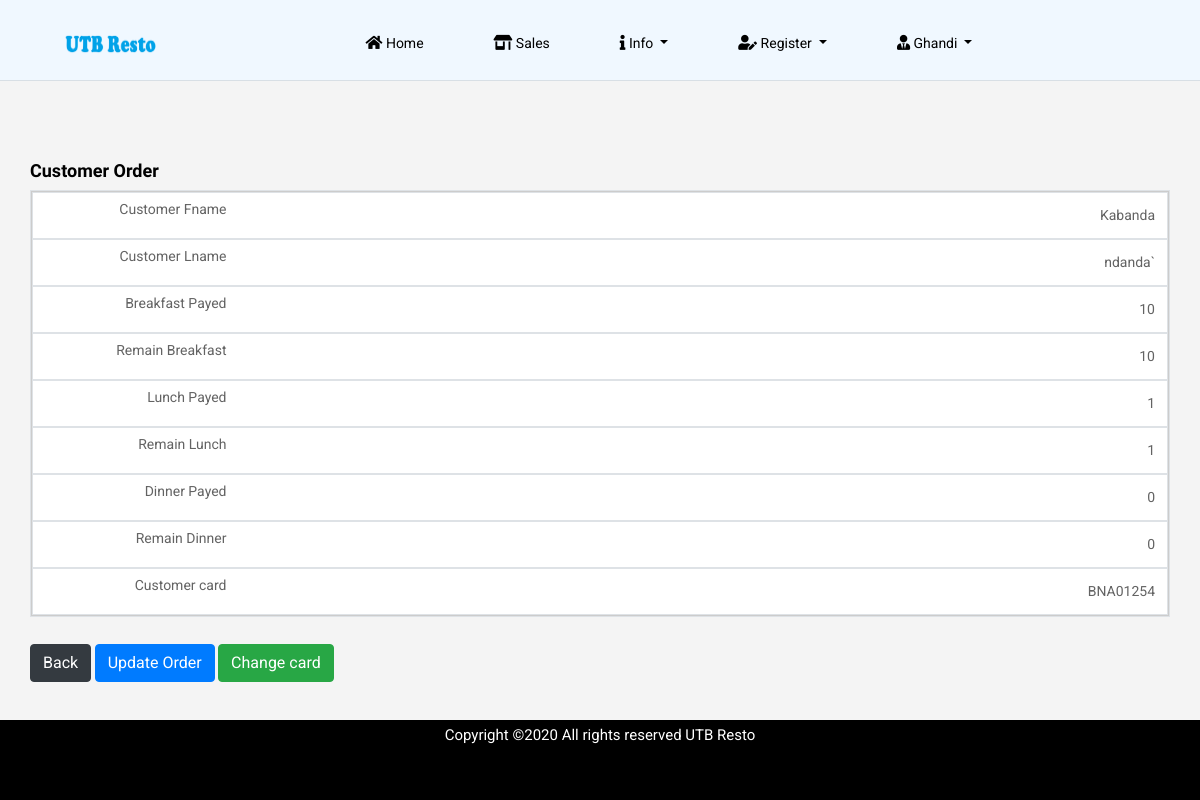
/single-customer.php?id=89 (signed in), run on the app's committed database.
### tables this page shows
CREATE TABLE `customers` (
  `customer_id` int(11) NOT NULL,
  `customer_fname` varchar(30) NOT NULL,
  `customer_lname` varchar(30) NOT NULL,
  `gender` varchar(6) NOT NULL,
  `dob` date NOT NULL,
  `register_date` timestamp NOT NULL DEFAULT CURRENT_TIMESTAMP ON UPDATE CURRENT_TIMESTAMP
);

CREATE TABLE `breakfast` (
  `breakfast_id` int(11) NOT NULL,
  `breakfast_counter` int(11) NOT NULL,
  `customer_id` int(11) DEFAULT NULL,
  `register_date` timestamp NOT NULL DEFAULT CURRENT_TIMESTAMP ON UPDATE CURRENT_TIMESTAMP
);

CREATE TABLE `counter_breakfast` (
  `counter_id` int(11) NOT NULL,
  `remain_breakfast` int(11) DEFAULT NULL,
  `customer_id` int(11) DEFAULT NULL
);

CREATE TABLE `lunch` (
  `lunch_id` int(1) NOT NULL,
  `lunch_counter` int(11) NOT NULL,
  `customer_id` int(11) DEFAULT NULL,
  `register_date` timestamp NOT NULL DEFAULT CURRENT_TIMESTAMP ON UPDATE CURRENT_TIMESTAMP
);

CREATE TABLE `counter_lunch` (
  `counter_id` int(11) NOT NULL,
  `remain_lunch` int(11) DEFAULT NULL,
  `customer_id` int(11) DEFAULT NULL
);

CREATE TABLE `dinner` (
  `dinner_id` int(11) NOT NULL,
  `dinner_counter` int(11) NOT NULL,
  `customer_id` int(11) DEFAULT NULL,
  `register_date` timestamp NOT NULL DEFAULT CURRENT_TIMESTAMP ON UPDATE CURRENT_TIMESTAMP
);

CREATE TABLE `counter_dinner` (
  `counter_id` int(11) NOT NULL,
  `remain_dinner` int(11) DEFAULT NULL,
  `customer_id` int(11) DEFAULT NULL
);

CREATE TABLE `rfid_card` (
  `id` int(11) NOT NULL,
  `card_id` varchar(30) NOT NULL,
  `customer_id` int(11) DEFAULT NULL,
  `register_date` timestamp NOT NULL DEFAULT CURRENT_TIMESTAMP ON UPDATE CURRENT_TIMESTAMP,
  `user_id` int(11) NOT NULL,
  `register_name` varchar(50) NOT NULL
);

### single-customer.php (the view, shortened to what this page needs)
<!doctype html>
<html lang="en">
<?php
include('config.php');
$session = $_SESSION['name'];
$sel_admin = mysqli_query($con, "select user_type,status from admin where admin_name = '$session'");
while($row = mysqli_fetch_array($sel_admin)){
    $status = $row['status'];
}
if(!$_SESSION['name']){
header("location: index.php");
}
else if( $status != 'Active'){
    header("location: access-revoked.php");
}
else{
    $id = $_GET['id'];
    $sel_customer = mysqli_query($con,"select customer_fname, customer_lname from customers where customer_id = '$id'");
        while($row = mysqli_fetch_array($sel_customer)){
                    $customer_fname = $row['customer_fname'];
                    $customer_lname = $row['customer_lname'];
    }
?>
<head>
    <link rel="stylesheet" href="css/bootstrap.min.css">
    <link rel="stylesheet" href="css/all.css">
    <link rel="stylesheet" href="css/style.css">
    <link rel="stylesheet" href="./charts/css/single1.css">
  <link href="https://maxcdn.bootstrapcdn.com/font-awesome/latest/css/font-awesome.min.css" rel="stylesheet">
</head>
<body>
<div id="container">
    <div class="head-color">
     <header class="main_menu home_menu">
        <div class="container-fluid">
            <div class="row align-items-center justify-content-center">
                <div class="col-lg-11">
                    <nav class="navbar navbar-expand-lg navbar-light">
                        <a class="navbar-brand" href="home.php"> <img src="img/logo3.png" width="92px" height="21px" alt="logo"> </a>
                        <div class="collapse navbar-collapse main-menu-item" id="navbarSupportedContent">
                            <ul class="navbar-nav">
                                <li class="nav-item">
                                    <a class="nav-link" href="home.php">
                                    <i class="fas fa-home"></i> Home</a>
                                </li>
                                <li class="nav-item">
                                    <a class="nav-link" href="payment.php"><i class="fas fa-store-alt"></i> Sales</a>
                                </li>
                                <li class="nav-item dropdown">
                                    <a class="nav-link dropdown-toggle" href="" id="navbarDropdown_2"
                                        role="button" data-toggle="dropdown" aria-haspopup="true" aria-expanded="false">
                                        <i class="fas fa-info"></i> Info
                                    </a>
                                </li>
                                <li class="nav-item dropdown">
                                    <a class="nav-link dropdown-toggle" href="" id="navbarDropdown_2"
                                        role="button" data-toggle="dropdown" aria-haspopup="true" aria-expanded="false">
                                        <i class="fas fa-user-edit"></i> Register
                                    </a>
                                </li>
                                <li class="nav-item dropdown">
                                    <a class="nav-link dropdown-toggle" href="" id="navbarDropdown_2"
                                        role="button" data-toggle="dropdown" aria-haspopup="true" aria-expanded="false">
                                        <i class="fas fa-user-tie"></i> <?php echo $_SESSION['name']; ?>
                                    </a>
                                </li>
                            </ul>
                        </div>
                    </nav>
                </div>
            </div>
        </div>
    </header>
    <hr>
   </div>
    <?php
    $breakfast = mysqli_query($con, "select breakfast_counter from breakfast where customer_id = '$id'");
    $row=mysqli_fetch_array($breakfast);
    $breakfast_count = $row['breakfast_counter'];
    $lunch = mysqli_query($con, "select lunch_counter from lunch where customer_id = '$id'");
    $row=mysqli_fetch_array($lunch);
    $lunch_count = $row['lunch_counter'];
    $dinner = mysqli_query($con, "select dinner_counter from dinner where customer_id = '$id'");
    $row=mysqli_fetch_array($dinner);
    $dinner_count = $row['dinner_counter'];
    $remain_break1 = mysqli_query($con, "select remain_breakfast from counter_breakfast where customer_id = '$id' order by remain_breakfast ASC LIMIT 1");
    $row=mysqli_fetch_array($remain_break1);
    $remain_break = $row['remain_breakfast'];
    $remain_dinner1 = mysqli_query($con, "select remain_dinner from counter_dinner where customer_id = '$id' order by remain_dinner ASC LIMIT 1");
    $row=mysqli_fetch_array($remain_dinner1);
    $remain_dinner = $row['remain_dinner'];
    $remain_lunch1 = mysqli_query($con, "select remain_lunch from counter_lunch where customer_id = '$id' order by remain_lunch ASC LIMIT 1");
    $row=mysqli_fetch_array($remain_lunch1);
    $remain_lunch = $row['remain_lunch'];
    $customer_card = mysqli_query($con, "select card_id from rfid_card where customer_id = '$id'");
    $row=mysqli_fetch_array($customer_card);
    $card_id = $row['card_id'];
    ?>
    <br>
    <br>
    <br>
<div id="page" class="clearfix">
<div class="container col-sm-10 col-md-10 col-lg-10">
<h4><strong>Customer Order</strong></h4>
        <div class="row">
        <div class="col-lg-12">
<table class="table table-bordered">
  <tbody>
  <tr style="text-align: right;">
                 <td><?php  echo $customer_fname;?></td>
        <td><?php  echo $customer_lname;?></td>
        <td><?php echo $breakfast_count; ?></td>
        <td><?php  echo $remain_break; ?></td>
        <td><?php echo $lunch_count; ?></td>
        <td><?php echo $remain_lunch; ?></td>
        <td><?php  echo $dinner_count?></td>
        <td><?php echo $remain_dinner; ?></td>
        <td><?php  echo $card_id; ?></td>
            </tr>
  </tbody>
</table>
</div>
      <br>
       <div class="container col-sm-12 col-md-12 col-lg-12" style="margin-top: 1%;">
          <botton class="btn btn-dark col-xs-6"><a style="color:white; text-decoration:none" href="payment.php">Back</a></botton>
          <botton class="btn btn-primary col-xs-6"><a style="color:white; text-decoration:none" href="order-update.php?id=<?php echo $id; ?>">Update Order</a></botton>
          <botton class="btn btn-success col-xs-6"><a style="color:white; text-decoration:none" href="customer-card.php?id= <?php echo $id; ?>">Change card</a></botton>
      </div>
</div>
    </div>
<br>
    <footer id="footer" class="footer_part_new">
        <div class="container">
                <div class="col-lg-12">
                    <div class="copyright_text">
                        <P>
                            Copyright &copy;<script>document.write(new Date().getFullYear());</script>
                             All rights reserved UTB Resto
                        </P>
              </div>
        </div>
    </footer>
</div>
</body>
</html>
<?php include('auto_logout.php'); } ?>

### css/all.css (style rules this page uses)
.fa, .fas, .far, .fal, .fab { -moz-osx-font-smoothing: grayscale; -webkit-font-smoothing: antialiased; display: inline-block; font-style: normal; font-variant: normal; text-rendering: auto; line-height: 1; }
.fa-home:before { content: "\f015"; }
.fa-info:before { content: "\f129"; }
.fa-store-alt:before { content: "\f54f"; }
.fa-user-edit:before { content: "\f4ff"; }
.fa-user-tie:before { content: "\f508"; }
.fa, .fas { font-family: 'Font Awesome 5 Free'; font-weight: 900; }

### charts/css/single1.css (style rules this page uses)
@media only screen and (max-width: 760px),
(min-device-width: 768px) and (max-device-width: 1024px) { table, thead, tbody, th, td, tr { display: block; } }
@media only screen and (max-width: 760px),
(min-device-width: 768px) and (max-device-width: 1024px) { tr { border: 1px solid #ccc; } }
@media only screen and (max-width: 760px),
(min-device-width: 768px) and (max-device-width: 1024px) { td { border: none; border-bottom: 1px solid #eee; position: relative; padding-left: 50%; color: black; } }
@media only screen and (max-width: 760px),
(min-device-width: 768px) and (max-device-width: 1024px) { td:before { position: absolute; top: 6px; left: 10px; width: 25%; padding-right: 100px; white-space: nowrap; } }
@media only screen and (max-width: 760px),
(min-device-width: 768px) and (max-device-width: 1024px) { td:nth-of-type(1):before { content: "Customer Fname"; } }
@media only screen and (max-width: 760px),
(min-device-width: 768px) and (max-device-width: 1024px) { td:nth-of-type(2):before { content: "Customer Lname"; } }
@media only screen and (max-width: 760px),
(min-device-width: 768px) and (max-device-width: 1024px) { td:nth-of-type(3):before { content: "Breakfast Payed"; } }
@media only screen and (max-width: 760px),
(min-device-width: 768px) and (max-device-width: 1024px) { td:nth-of-type(4):before { content: "Remain Breakfast"; } }
@media only screen and (max-width: 760px),
(min-device-width: 768px) and (max-device-width: 1024px) { td:nth-of-type(5):before { content: "Lunch Payed"; } }
@media only screen and (max-width: 760px),
(min-device-width: 768px) and (max-device-width: 1024px) { td:nth-of-type(6):before { content: "Remain Lunch"; } }
@media only screen and (max-width: 760px),
(min-device-width: 768px) and (max-device-width: 1024px) { td:nth-of-type(7):before { content: "Dinner Payed"; } }
@media only screen and (max-width: 760px),
(min-device-width: 768px) and (max-device-width: 1024px) { td:nth-of-type(8):before { content: "Remain Dinner"; } }
@media only screen and (max-width: 760px),
(min-device-width: 768px) and (max-device-width: 1024px) { td:nth-of-type(9):before { content: "Customer card"; } }

### single-customer.php (style rules this page uses)
.footer_part_new { height: 8vh; width: 100%; text-align: center; background-color: black; }
.footer_part_new p { color: white; }
td, th { padding: 10px; }
td { color: #636363; border: 1px solid #dddfe1; }
tr { background-color: #f9fafb; }
tr:nth-child(odd) { background-color: #ffffff; }
.head-color { background-color: aliceblue; }
header { height: 8vh; }
hr { color: rgb(13, 99, 175); }
html,body { margin: 0; padding:0; height: 100%; }
#container { min-height:100%; height: auto !important; height: 100%; position: relative; }
#page { margin: 0 auto; padding-bottom: 80px; }
#footer { position: absolute; bottom: 0; width: 100%; height: 80px; clear:both; }

### data on the page
customers: customer_fname "Kabanda", customer_lname "ndanda`"
breakfast: breakfast_counter "10"
counter_breakfast: remain_breakfast "10"
lunch: lunch_counter "1"
counter_lunch: remain_lunch "1"
dinner: dinner_counter "0"
counter_dinner: remain_dinner "0"
rfid_card: card "BNA01254"

### other printed values
$_SESSION['name'] "Ghandi"
